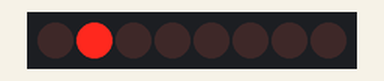
This sketch was run on a simulated Arduino Uno, built with avr-gcc and run on an emulated ATmega328P. On the bench: 8 shift-register outputs drawn as a row of LEDs (first output left, lit = HIGH). Wiring (inferred from the names in the program): shift register (74HC595): data pin 11; shift clock pin 12; latch pin 8. Wiring (inferred from the signals the program sends): row of LEDs: on Q0, Q1, Q2, Q3, Q4, Q5, Q6, Q7. Random numbers use the default seed unless the sketch sets one.

Above: at 0.1 s.
At 4.9 s:
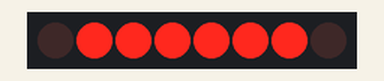
At 9.9 s:
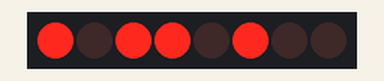
At 19.91 s:
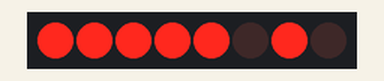
At 29.72 s:
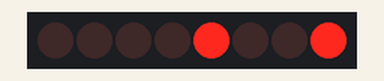
At 39.73 s:
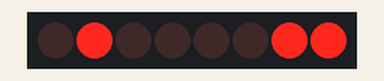
Timing chart, 0 to 40.0 s (numbered marks = the images above):
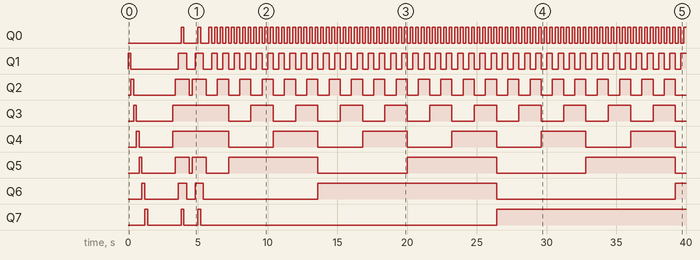

The sketch:

Jesse-Matrix.ino
```cpp
int latchPin = 8;
int clockPin = 12;
int dataPin = 11;

int time = 200;
const int index = 59;

byte data;
//byte dataArray[index];
byte dataArray = 1;  //no longer need an array

int pattNumber = 0;     //variable to indicate next pattern
int curPattern = 0;

int numPatterns = 6;    // How many patterns in the case statement

void setup() {
  pinMode(latchPin, OUTPUT);
  Serial.begin(9600);
}


void loop() {
  pattNumber = pattNumber % numPatterns;
  patterns();

//  for (int j = 0; j < index; j++) {
    data = dataArray;
    digitalWrite(latchPin, 0);

    shiftOut(dataPin, clockPin, data);

    digitalWrite(latchPin, 1);
    delay(time);
//  }
}

void patterns(){
  switch (pattNumber) {
    case 0:
      //Back and forth 1 by 1 (x2)  Simple Method
      if (curPattern < 8) {
        dataArray *= 2;
      }
      else if (curPattern < 16) {
        dataArray /= 2;
      }
      curPattern += 1;
      if (curPattern == 16) {
        curPattern = 0;
        pattNumber += 1; //add one to pattNumber
      }
    break;
    case 1:
      //Pulse (x2)
      if (curPattern == 0 || curPattern == 6 || curPattern == 12) {
        dataArray = 0x18; //24
      }
      else if(curPattern == 1 || curPattern == 5 || curPattern == 7 || curPattern == 11) {
        dataArray = 0x3C; //60
      }
      else if(curPattern == 2 || curPattern == 4 || curPattern == 8 || curPattern == 10) {
        dataArray = 0x7E; //126
      }
      else if(curPattern == 3 || curPattern == 6 || curPattern == 9) {
        dataArray = 0xFF; //255
      }
      curPattern += 1;
      if (curPattern == 13) {
        curPattern = 0;
        pattNumber += 1;
      }
    break;
    case 2:
      dataArray += 1;
      curPattern += 1;
      if (curPattern == 255) {
        curPattern = 0;
        pattNumber += 1;
      }
    break;
    case 3:
      dataArray -= 1;
      curPattern += 1;
      if (curPattern == 255) {
        curPattern = 0;
        pattNumber += 1;
      }
    break;
    case 4:
      randomSeed(analogRead(0));
      dataArray = random(255);
      curPattern += 1;
      if (curPattern == 25) {
        curPattern = 0;
        pattNumber += 1;
      }
    break;
    case 5:
      if (curPattern == 0) {
        dataArray = 0;
      }
      else if (curPattern <= 8) {
        dataArray << 1;
        dataArray += 1;
      }
      else if (curPattern <= 16) {
        dataArray >> 1;
      }
      curPattern +=1;
      if (curPattern == 25) {
        curPattern = 0;
        pattNumber += 1;
      }
    break;
  }
}

void shiftOut(int myDataPin, int myClockPin, byte myDataOut) {
  int i = 0;
  int pinState;
  pinMode(myClockPin, OUTPUT);
  pinMode(myDataPin, OUTPUT);

  digitalWrite(myDataPin, 0);
  digitalWrite(myClockPin, 0);

  for (i = 7; i >= 0; i--) {
    digitalWrite(myClockPin, 0);

    if (myDataOut & (1<<i)) {
      pinState = 1;
    } else {
      pinState = 0;
    }

    digitalWrite(myDataPin, pinState);
    digitalWrite(myClockPin, 1);
    digitalWrite(myDataPin, 0);
  }
  digitalWrite(myClockPin, 0);
}
```

Measured:
- by itself, Q0: goes HIGH 0.20 s, LOW 1.0 s, HIGH 0.20 s, LOW 0.60 s, 85 × (HIGH 0.20 s, LOW 0.20 s), then HIGH
- by itself, Q1: LOW → HIGH at 0.00 s, → LOW 0.20 s later, → HIGH 3.4 s later, → LOW 0.60 s later, … (91 changes in this stretch)
- by itself, Q2: goes HIGH 0.20 s, LOW 3.0 s, HIGH 1.0 s, LOW 0.20 s, HIGH 1.0 s, 21 × (LOW 0.80 s, HIGH 0.80 s), then LOW
- by itself, Q3: goes HIGH 0.20 s, LOW 2.6 s, HIGH 4.0 s, 10 × (LOW 1.6 s, HIGH 1.6 s), then LOW
- by itself, Q4: goes HIGH 0.20 s, LOW 2.4 s, HIGH 4.0 s, 5 × (LOW 3.2 s, HIGH 3.2 s), then LOW
- by itself, Q5: LOW → HIGH at 0.80 s, → LOW 0.20 s later, → HIGH 2.4 s later, → LOW 1.0 s later, … (12 changes in this stretch)
- by itself, Q6: LOW → HIGH at 1.0 s, → LOW 0.20 s later, → HIGH 2.4 s later, → LOW 0.60 s later, … (9 changes in this stretch)
- by itself, Q7: goes HIGH 0.20 s, LOW 2.4 s, HIGH 0.20 s, LOW 1.0 s, HIGH 0.20 s, LOW 21.2 s, then HIGH
